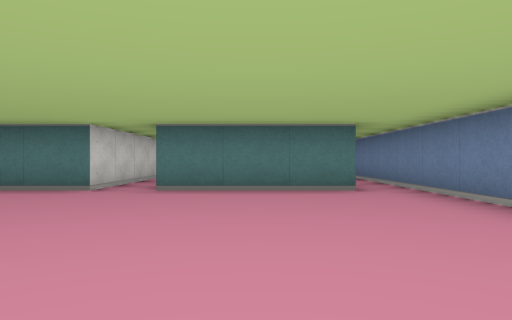
[1] (above)

18 first-person views from a walk through a cub3D ray-caster map. The camera is about half as high as the walls, looks level and sees 70° across. The floor is counted in squares. Each view is taken from the middle of a square. On the plan, view 1 faces up. The plan holds only what a view shows up to about 9 squares ahead; the rest is blank.

[2]
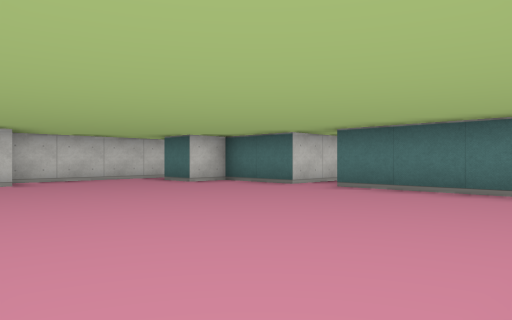

[3]
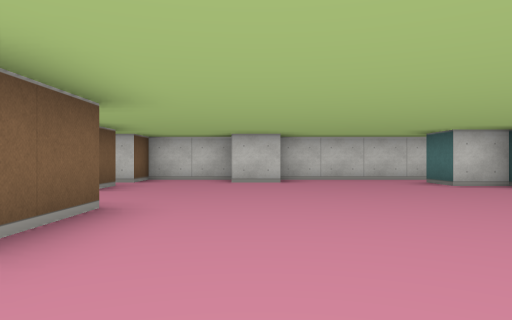

[4]
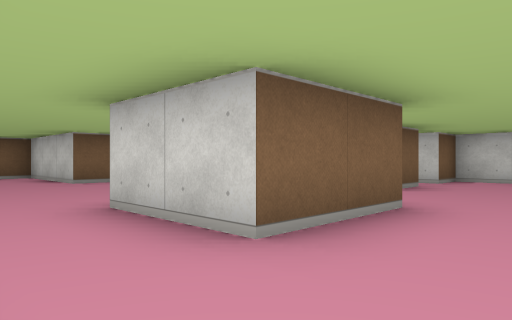

[5]
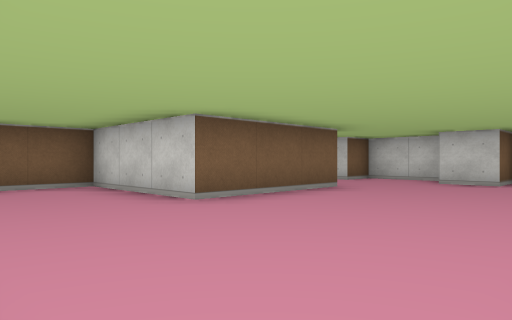

[6]
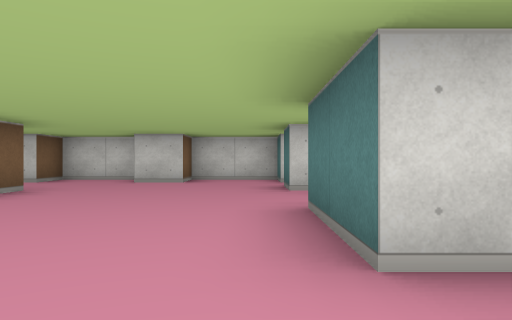

[7]
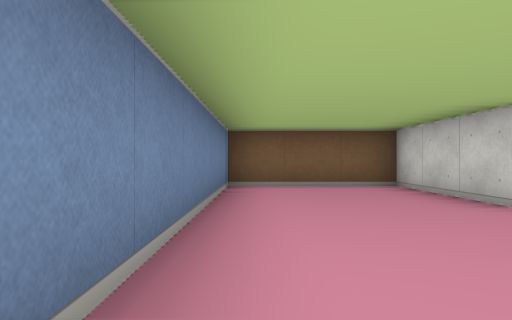

[8]
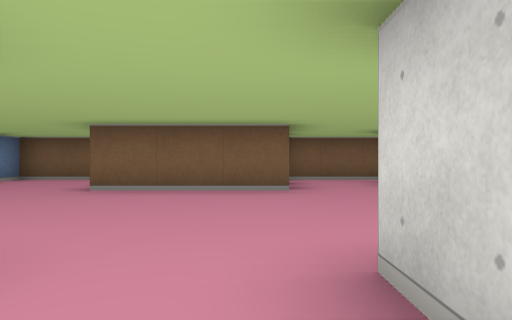

[9]
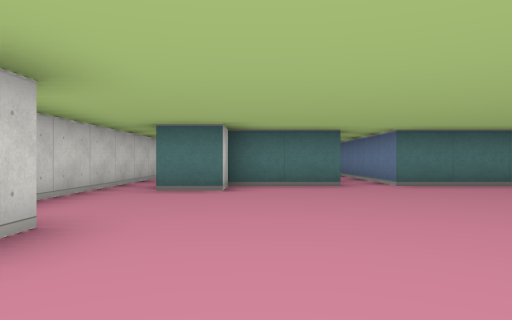

[10]
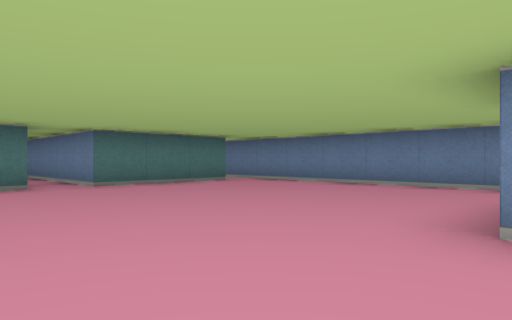

[11]
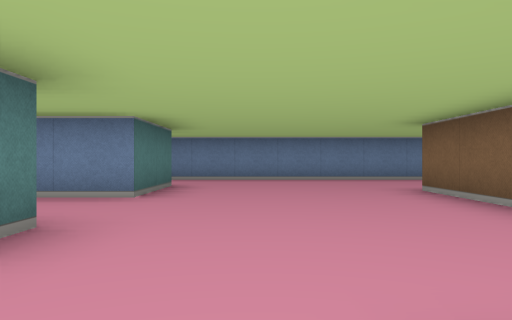

[12]
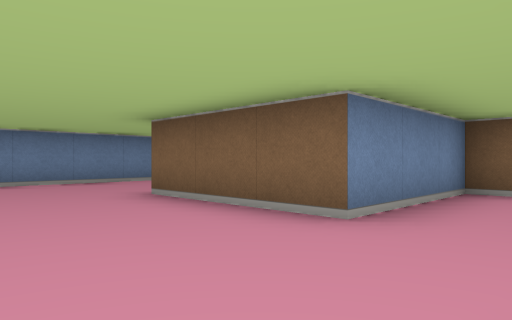

[13]
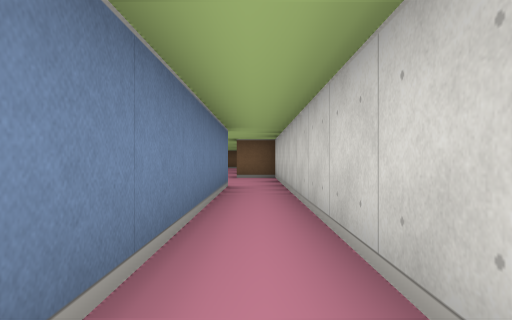

[14]
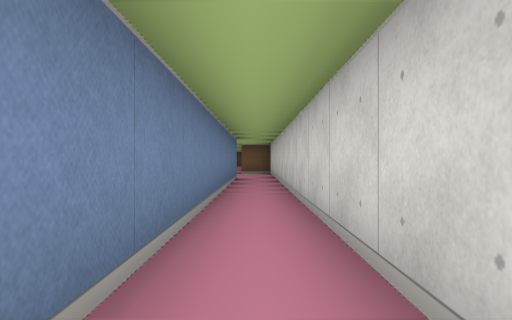

[15]
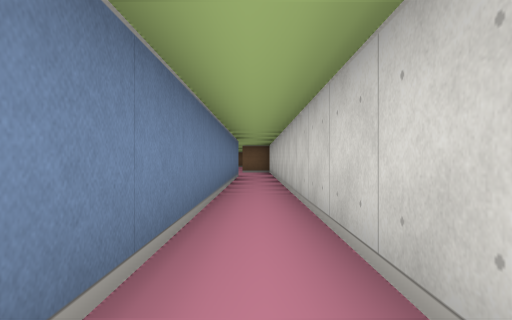

[16]
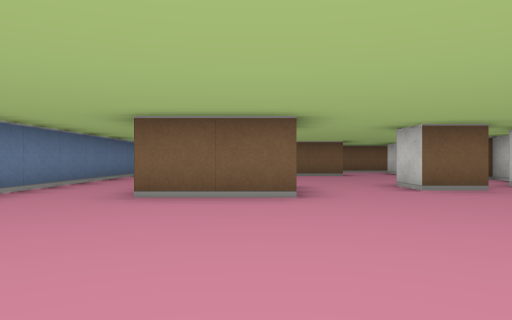

[17]
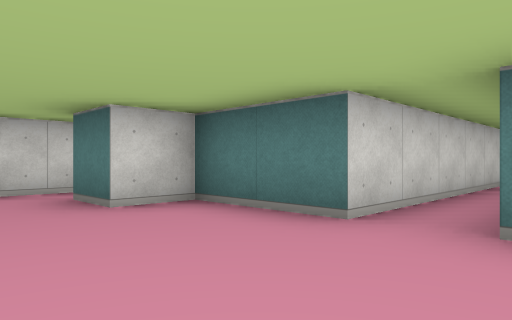

[18]
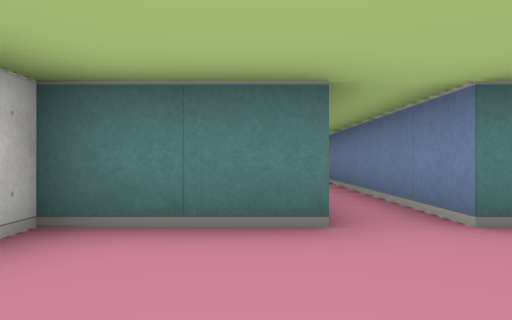

### Floor plan
Points are (right, up) in squares from view 1. A wall is a line through its corners. A room is listed if a view was taken in it or the views show most of it. See-through windows are left out.
Room 1 (views 1, 2, 3, 4, 5, 6, 7, 8, 9, 10, 11, 12, 13, 14, 15, 16, 17, 18)
walls: (1.5, 5.5) (-1.5, 5.5) (-1.5, 10.5); (-5.5, 1.6) (-5.5, 0.5); (-1.5, -0.5) (0.5, -0.5) (0.5, -2.5) (-1.5, -2.5) (-1.5, -0.5); (-6.5, 0.5) (-6.5, -1.5) (-5.5, -1.5) (-5.5, -2.5) (-6.2, -2.5); (-4.5, -1.5) (-3.5, -1.5) (-3.5, -2.5) (-4.5, -2.5); (-2.5, 10.5) (-2.5, 5.5) (-4.5, 5.5) (-4.5, 4.5) (-5.5, 4.5) (-5.5, 14.4); (-6.5, -2.5) (-6.5, -4.5) (-5.5, -4.5) (-5.5, -5.5); (-6.5, -5.8) (-6.5, -7.5) (-5.5, -7.5); (-6.5, 14.4) (-6.5, 1.5); (-5.9, -9.5) (-3.5, -9.5) (-3.5, -6.5) (-0.5, -6.5) (-0.5, -9.5) (2.5, -9.5) (2.5, 9)

Positions as (right, up) in squares from view 1, and headings:
1: (0, 0), facing up
2: (2, 0), facing up-left
3: (2, 1), facing left
4: (2, 1), facing down-left
5: (2, -3), facing down-left
6: (2, -3), facing left
7: (2, -3), facing down
8: (-3, -1), facing down
9: (-4, -1), facing up
10: (-4, -1), facing up-right
11: (-6, -4), facing right
12: (-5, -4), facing down-right
13: (-6, 11), facing down
14: (-6, 14), facing down
15: (-6, 15), facing down
16: (-1, 4), facing down
17: (-1, 3), facing up-left
18: (-3, 3), facing up
